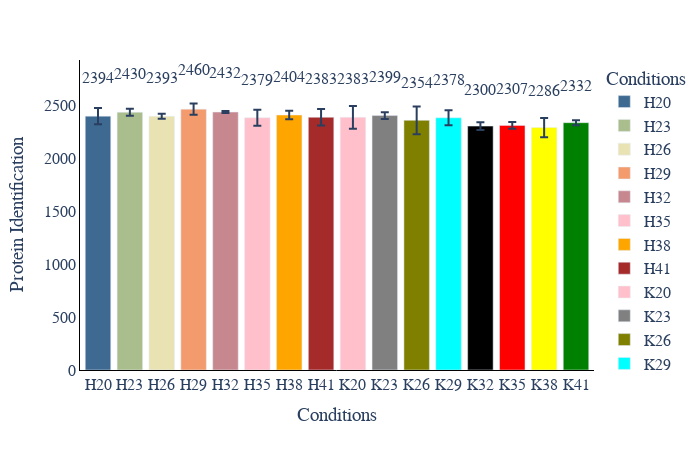

Notebook source saved alongside this figure:
### Code cell
#ID plot(protein and peptides)
plot_options={
            "mean label": "True",
            "error bar": "ci95", #None, stdev, or ci95
            "X Title": "Conditions",
            "Y Title": "Protein Identification",
            "color": ["#3E6990", "#AABD8C", "#E9E3B4", "#F39B6D", "#C6878F", "pink",
                  "orange", "brown", "pink", "gray", "olive", "cyan", "black","red",
                  "yellow","green","blue","indigo","violet"],
            "width": 700,
            "height": 450,
            "font": dict(size=16, family="Arial black"),
            "ID mode": "total",#grouped, total, MS2, grouped_stacked, stacked
            "Group By X": "HCD", #ID_Mode does MS2 vs MBR
            "Group By Color": "Cell Type",#ID_Mode does MS2 vs MBR
            "Group By Stack": "ID_Mode" #ID_Mode does MS2 vs MBR
        }
plot_options["plot_type"] = "1" # 1 is protein, 2 is peptide
figure ,_ ,_ =ID_plots(data_obj, plot_options, saved_settings)
figure.show()

### Figure 1 — Plotly figure (JSON) as saved in the notebook; plotly's stock layout.template omitted (floating-point values rounded to 4 significant figures)
{"data": [{"alignmentgroup": "True", "error_y": {"array": [75.48]}, "hovertemplate": "Conditions=%{x}<br>IDs=%{y}<extra></extra>", "legendgroup": "H20", "marker": {"color": "#3E6990", "pattern": {"shape": ""}}, "name": "H20", "offsetgroup": "H20", "orientation": "v", "showlegend": true, "textposition": "auto", "type": "bar", "x": ["H20"], "xaxis": "x", "y": [2394.0], "yaxis": "y"}, {"alignmentgroup": "True", "error_y": {"array": [33.06]}, "hovertemplate": "Conditions=%{x}<br>IDs=%{y}<extra></extra>", "legendgroup": "H23", "marker": {"color": "#AABD8C", "pattern": {"shape": ""}}, "name": "H23", "offsetgroup": "H23", "orientation": "v", "showlegend": true, "textposition": "auto", "type": "bar", "x": ["H23"], "xaxis": "x", "y": [2431.0], "yaxis": "y"}, {"alignmentgroup": "True", "error_y": {"array": [24.03]}, "hovertemplate": "Conditions=%{x}<br>IDs=%{y}<extra></extra>", "legendgroup": "H26", "marker": {"color": "#E9E3B4", "pattern": {"shape": ""}}, "name": "H26", "offsetgroup": "H26", "orientation": "v", "showlegend": true, "textposition": "auto", "type": "bar", "x": ["H26"], "xaxis": "x", "y": [2393], "yaxis": "y"}, {"alignmentgroup": "True", "error_y": {"array": [53.07]}, "hovertemplate": "Conditions=%{x}<br>IDs=%{y}<extra></extra>", "legendgroup": "H29", "marker": {"color": "#F39B6D", "pattern": {"shape": ""}}, "name": "H29", "offsetgroup": "H29", "orientation": "v", "showlegend": true, "textposition": "auto", "type": "bar", "x": ["H29"], "xaxis": "x", "y": [2460.0], "yaxis": "y"}, {"alignmentgroup": "True", "error_y": {"array": [9.141]}, "hovertemplate": "Conditions=%{x}<br>IDs=%{y}<extra></extra>", "legendgroup": "H32", "marker": {"color": "#C6878F", "pattern": {"shape": ""}}, "name": "H32", "offsetgroup": "H32", "orientation": "v", "showlegend": true, "textposition": "auto", "type": "bar", "x": ["H32"], "xaxis": "x", "y": [2432.0], "yaxis": "y"}, {"alignmentgroup": "True", "error_y": {"array": [74.87]}, "hovertemplate": "Conditions=%{x}<br>IDs=%{y}<extra></extra>", "legendgroup": "H35", "marker": {"color": "pink", "pattern": {"shape": ""}}, "name": "H35", "offsetgroup": "H35", "orientation": "v", "showlegend": true, "textposition": "auto", "type": "bar", "x": ["H35"], "xaxis": "x", "y": [2380.0], "yaxis": "y"}, {"alignmentgroup": "True", "error_y": {"array": [40.3]}, "hovertemplate": "Conditions=%{x}<br>IDs=%{y}<extra></extra>", "legendgroup": "H38", "marker": {"color": "orange", "pattern": {"shape": ""}}, "name": "H38", "offsetgroup": "H38", "orientation": "v", "showlegend": true, "textposition": "auto", "type": "bar", "x": ["H38"], "xaxis": "x", "y": [2405.0], "yaxis": "y"}, {"alignmentgroup": "True", "error_y": {"array": [77.92]}, "hovertemplate": "Conditions=%{x}<br>IDs=%{y}<extra></extra>", "legendgroup": "H41", "marker": {"color": "brown", "pattern": {"shape": ""}}, "name": "H41", "offsetgroup": "H41", "orientation": "v", "showlegend": true, "textposition": "auto", "type": "bar", "x": ["H41"], "xaxis": "x", "y": [2384.0], "yaxis": "y"}, {"alignmentgroup": "True", "error_y": {"array": [107.6]}, "hovertemplate": "Conditions=%{x}<br>IDs=%{y}<extra></extra>", "legendgroup": "K20", "marker": {"color": "pink", "pattern": {"shape": ""}}, "name": "K20", "offsetgroup": "K20", "orientation": "v", "showlegend": true, "textposition": "auto", "type": "bar", "x": ["K20"], "xaxis": "x", "y": [2383.0], "yaxis": "y"}, {"alignmentgroup": "True", "error_y": {"array": [31.77]}, "hovertemplate": "Conditions=%{x}<br>IDs=%{y}<extra></extra>", "legendgroup": "K23", "marker": {"color": "gray", "pattern": {"shape": ""}}, "name": "K23", "offsetgroup": "K23", "orientation": "v", "showlegend": true, "textposition": "auto", "type": "bar", "x": ["K23"], "xaxis": "x", "y": [2400.0], "yaxis": "y"}, {"alignmentgroup": "True", "error_y": {"array": [131.3]}, "hovertemplate": "Conditions=%{x}<br>IDs=%{y}<extra></extra>", "legendgroup": "K26", "marker": {"color": "olive", "pattern": {"shape": ""}}, "name": "K26", "offsetgroup": "K26", "orientation": "v", "showlegend": true, "textposition": "auto", "type": "bar", "x": ["K26"], "xaxis": "x", "y": [2355.0], "yaxis": "y"}, {"alignmentgroup": "True", "error_y": {"array": [70.45]}, "hovertemplate": "Conditions=%{x}<br>IDs=%{y}<extra></extra>", "legendgroup": "K29", "marker": {"color": "cyan", "pattern": {"shape": ""}}, "name": "K29", "offsetgroup": "K29", "orientation": "v", "showlegend": true, "textposition": "auto", "type": "bar", "x": ["K29"], "xaxis": "x", "y": [2379.0], "yaxis": "y"}, {"alignmentgroup": "True", "error_y": {"array": [36.08]}, "hovertemplate": "Conditions=%{x}<br>IDs=%{y}<extra></extra>", "legendgroup": "K32", "marker": {"color": "black", "pattern": {"shape": ""}}, "name": "K32", "offsetgroup": "K32", "orientation": "v", "showlegend": true, "textposition": "auto", "type": "bar", "x": ["K32"], "xaxis": "x", "y": [2300], "yaxis": "y"}, {"alignmentgroup": "True", "error_y": {"array": [32.58]}, "hovertemplate": "Conditions=%{x}<br>IDs=%{y}<extra></extra>", "legendgroup": "K35", "marker": {"color": "red", "pattern": {"shape": ""}}, "name": "K35", "offsetgroup": "K35", "orientation": "v", "showlegend": true, "textposition": "auto", "type": "bar", "x": ["K35"], "xaxis": "x", "y": [2307], "yaxis": "y"}, {"alignmentgroup": "True", "error_y": {"array": [90.71]}, "hovertemplate": "Conditions=%{x}<br>IDs=%{y}<extra></extra>", "legendgroup": "K38", "marker": {"color": "yellow", "pattern": {"shape": ""}}, "name": "K38", "offsetgroup": "K38", "orientation": "v", "showlegend": true, "textposition": "auto", "type": "bar", "x": ["K38"], "xaxis": "x", "y": [2286.0], "yaxis": "y"}, {"alignmentgroup": "True", "error_y": {"array": [23.51]}, "hovertemplate": "Conditions=%{x}<br>IDs=%{y}<extra></extra>", "legendgroup": "K41", "marker": {"color": "green", "pattern": {"shape": ""}}, "name": "K41", "offsetgroup": "K41", "orientation": "v", "showlegend": true, "textposition": "auto", "type": "bar", "x": ["K41"], "xaxis": "x", "y": [2332.0], "yaxis": "y"}], "layout": {"annotations": [{"showarrow": false, "text": "2394", "x": "H20", "y": 2753.0}, {"showarrow": false, "text": "2430", "x": "H23", "y": 2795.0}, {"showarrow": false, "text": "2393", "x": "H26", "y": 2752.0}, {"showarrow": false, "text": "2460", "x": "H29", "y": 2829.0}, {"showarrow": false, "text": "2432", "x": "H32", "y": 2797.0}, {"showarrow": false, "text": "2379", "x": "H35", "y": 2736.0}, {"showarrow": false, "text": "2404", "x": "H38", "y": 2765.0}, {"showarrow": false, "text": "2383", "x": "H41", "y": 2741.0}, {"showarrow": false, "text": "2383", "x": "K20", "y": 2741.0}, {"showarrow": false, "text": "2399", "x": "K23", "y": 2759.0}, {"showarrow": false, "text": "2354", "x": "K26", "y": 2708.0}, {"showarrow": false, "text": "2378", "x": "K29", "y": 2736.0}, {"showarrow": false, "text": "2300", "x": "K32", "y": 2645}, {"showarrow": false, "text": "2307", "x": "K35", "y": 2653.0}, {"showarrow": false, "text": "2286", "x": "K38", "y": 2629.0}, {"showarrow": false, "text": "2332", "x": "K41", "y": 2682.0}], "barmode": "relative", "font": {"family": "Arial black", "size": 16}, "height": 450, "legend": {"title": {"text": "Conditions"}, "tracegroupgap": 0}, "margin": {"t": 60}, "paper_bgcolor": "rgba(255, 255, 255, 255)", "plot_bgcolor": "rgba(255, 255, 255, 255)", "width": 700, "xaxis": {"anchor": "y", "categoryarray": ["H20", "H23", "H26", "H29", "H32", "H35", "H38", "H41", "K20", "K23", "K26", "K29", "K32", "K35", "K38", "K41"], "categoryorder": "array", "domain": [0, 1], "linecolor": "black", "linewidth": 1, "showline": true, "title": {"text": "Conditions"}}, "yaxis": {"anchor": "x", "domain": [0, 1], "linecolor": "black", "linewidth": 1, "showline": true, "title": {"text": "Protein Identification"}}}}
